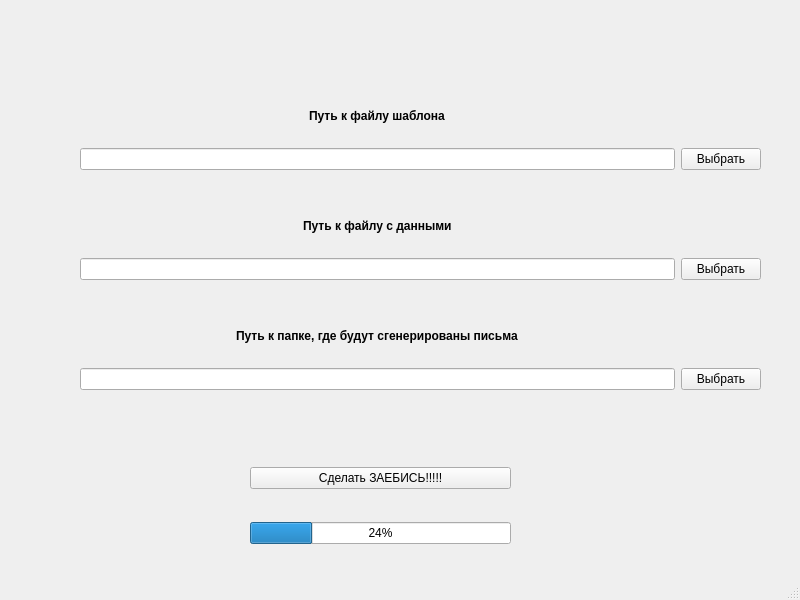
<?xml version="1.0" encoding="UTF-8"?>
<ui version="4.0">
 <class>MainWindow</class>
 <widget class="QMainWindow" name="MainWindow">
  <property name="geometry">
   <rect>
    <x>0</x>
    <y>0</y>
    <width>800</width>
    <height>600</height>
   </rect>
  </property>
  <property name="windowTitle">
   <string>MainWindow</string>
  </property>
  <widget class="QWidget" name="centralwidget">
   <widget class="QWidget" name="gridLayoutWidget">
    <property name="geometry">
     <rect>
      <x>250</x>
      <y>440</y>
      <width>261</width>
      <height>131</height>
     </rect>
    </property>
    <layout class="QGridLayout" name="gridLayout">
     <item row="0" column="0">
      <widget class="QPushButton" name="pushButton_run">
       <property name="text">
        <string>Сделать ЗАЕБИСЬ!!!!!</string>
       </property>
      </widget>
     </item>
     <item row="1" column="0">
      <widget class="QProgressBar" name="progressBar">
       <property name="value">
        <number>24</number>
       </property>
      </widget>
     </item>
    </layout>
   </widget>
   <widget class="QWidget" name="gridLayoutWidget_2">
    <property name="geometry">
     <rect>
      <x>80</x>
      <y>90</y>
      <width>681</width>
      <height>80</height>
     </rect>
    </property>
    <layout class="QGridLayout" name="gridLayout_2">
     <item row="2" column="1">
      <widget class="QPushButton" name="pushButton_getTemplate">
       <property name="text">
        <string>Выбрать</string>
       </property>
      </widget>
     </item>
     <item row="2" column="0">
      <widget class="QLineEdit" name="lineEdit_getTemplate"/>
     </item>
     <item row="1" column="0" alignment="Qt::AlignHCenter|Qt::AlignVCenter">
      <widget class="QLabel" name="label">
       <property name="font">
        <font>
         <weight>75</weight>
         <bold>true</bold>
        </font>
       </property>
       <property name="layoutDirection">
        <enum>Qt::LeftToRight</enum>
       </property>
       <property name="text">
        <string>Путь к файлу шаблона</string>
       </property>
      </widget>
     </item>
    </layout>
   </widget>
   <widget class="QWidget" name="gridLayoutWidget_3">
    <property name="geometry">
     <rect>
      <x>80</x>
      <y>200</y>
      <width>681</width>
      <height>80</height>
     </rect>
    </property>
    <layout class="QGridLayout" name="gridLayout_3">
     <item row="2" column="1">
      <widget class="QPushButton" name="pushButton_getData">
       <property name="text">
        <string>Выбрать</string>
       </property>
      </widget>
     </item>
     <item row="2" column="0">
      <widget class="QLineEdit" name="lineEdit_getData"/>
     </item>
     <item row="1" column="0" alignment="Qt::AlignHCenter|Qt::AlignVCenter">
      <widget class="QLabel" name="label_2">
       <property name="font">
        <font>
         <weight>75</weight>
         <bold>true</bold>
        </font>
       </property>
       <property name="layoutDirection">
        <enum>Qt::LeftToRight</enum>
       </property>
       <property name="text">
        <string>Путь к файлу с данными</string>
       </property>
      </widget>
     </item>
    </layout>
   </widget>
   <widget class="QWidget" name="gridLayoutWidget_4">
    <property name="geometry">
     <rect>
      <x>80</x>
      <y>310</y>
      <width>681</width>
      <height>80</height>
     </rect>
    </property>
    <layout class="QGridLayout" name="gridLayout_4">
     <item row="2" column="1">
      <widget class="QPushButton" name="pushButton_chooseDir">
       <property name="text">
        <string>Выбрать</string>
       </property>
      </widget>
     </item>
     <item row="2" column="0">
      <widget class="QLineEdit" name="lineEdit_chooseDir"/>
     </item>
     <item row="1" column="0" alignment="Qt::AlignHCenter|Qt::AlignVCenter">
      <widget class="QLabel" name="label_3">
       <property name="font">
        <font>
         <weight>75</weight>
         <bold>true</bold>
        </font>
       </property>
       <property name="layoutDirection">
        <enum>Qt::LeftToRight</enum>
       </property>
       <property name="text">
        <string>Путь к папке, где будут сгенерированы письма</string>
       </property>
      </widget>
     </item>
    </layout>
   </widget>
  </widget>
  <widget class="QStatusBar" name="statusbar"/>
 </widget>
 <resources/>
 <connections/>
</ui>
